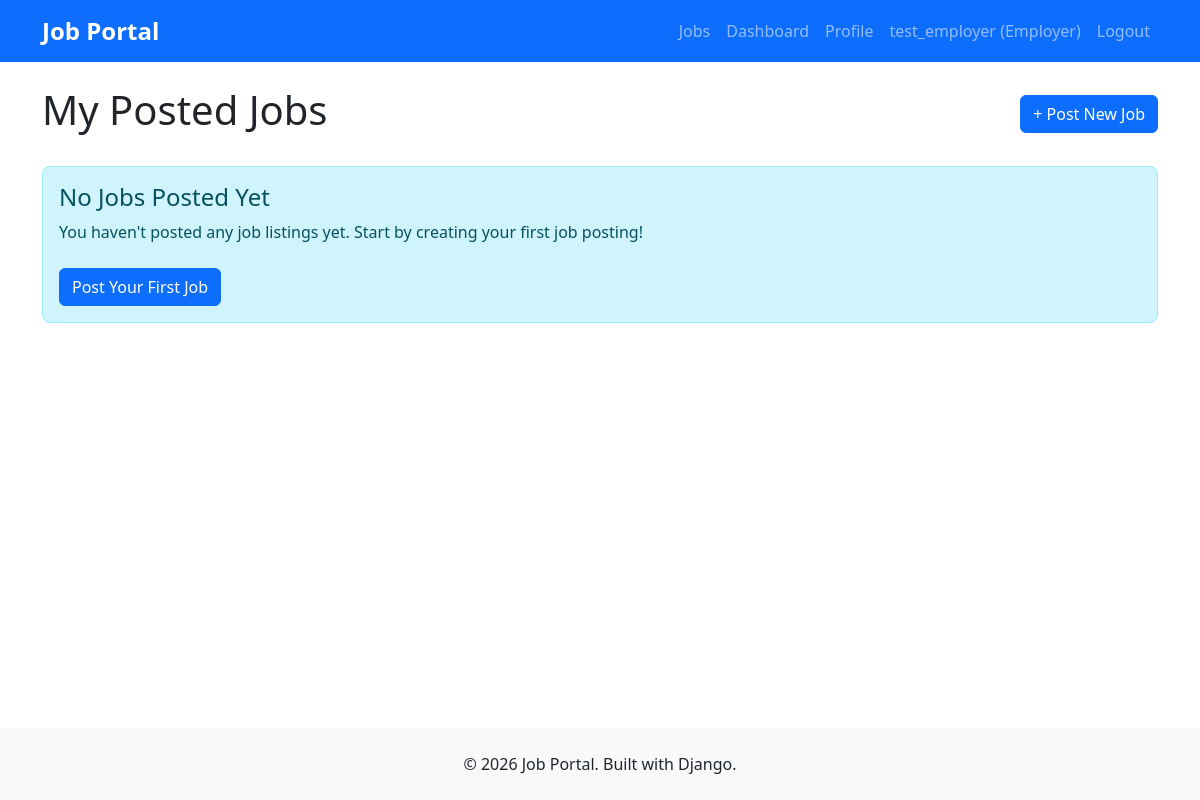
/jobs/my-jobs/ (signed in), run on an earlier commit of the app's database.
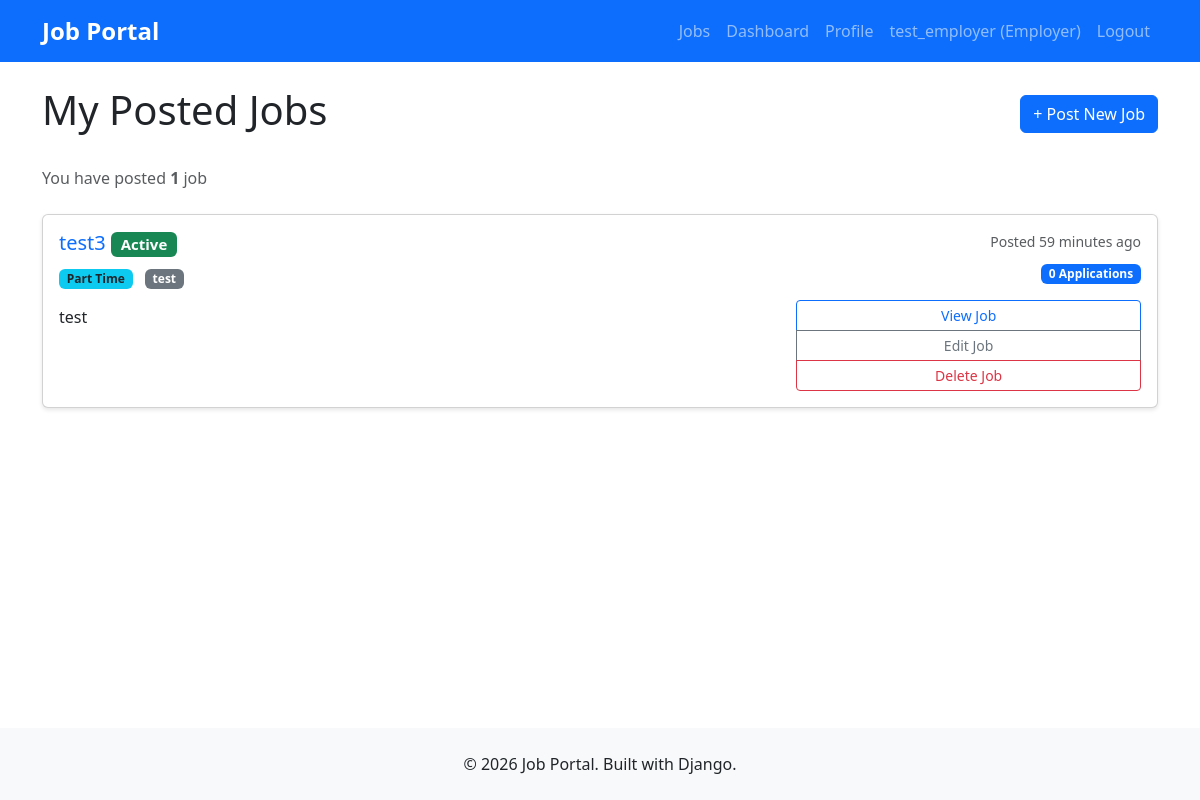
And on a later commit of the database.
### jobs/models.py (models this page shows)
class Job(models.Model):
    JOB_TYPES = (
        ('full_time', 'Full Time'),
        ('part_time', 'Part Time'),
        ('contract', 'Contract'),
        ('internship', 'Internship'),
    )
    employer = models.ForeignKey(User, on_delete=models.CASCADE)
    title = models.CharField(max_length=200)
    description = models.TextField()
    requirements = models.TextField()
    location = models.CharField(max_length=200)
    job_type = models.CharField(max_length=20, choices=JOB_TYPES)
    salary_min = models.DecimalField(max_digits=10, decimal_places=2, null=True, blank=True)
    salary_max = models.DecimalField(max_digits=10, decimal_places=2, null=True, blank=True)
    is_active = models.BooleanField(default=True)
    created_at = models.DateTimeField(auto_now_add=True)
    updated_at = models.DateTimeField(auto_now=True)
    class Meta:
        db_table = 'jobs'
        ordering = ['-created_at']

### jobs/views.py (the view)
# urls.py: path('my-jobs/', views.my_jobs_view, name='my_jobs'),
@login_required
def my_jobs_view(request):
    if request.user.user_type != 'employer':
        messages.error(request, 'Only employers can view posted jobs.')
        return redirect('users:dashboard')
    jobs = Job.objects.filter(employer=request.user).order_by('-created_at')
    for job in jobs:
        job.application_count = Application.objects.filter(job=job).count()
    context = {
        'jobs': jobs,
    }
    return render(request, 'jobs/my_jobs.html', context)

### templates/jobs/my_jobs.html (shortened to what the changed rows need)
{% extends 'base.html' %}
{% block content %}
<div class="row">
    <div class="col-12">
        <div class="d-flex justify-content-between align-items-center mb-4">
            <h1>My Posted Jobs</h1>
            <a href="{% url 'jobs:post_job' %}" class="btn btn-primary">
            </a>
        </div>
        {% if jobs %}
            <p class="text-muted mb-4">
                You have posted <strong>{{ jobs.count }}</strong> job{{ jobs.count|pluralize }}
            </p>
            <div class="row">
                {% for job in jobs %}
                    <div class="col-12 mb-3">
                        <div class="card {% if not job.is_active %}border-secondary{% endif %}">
                            <div class="card-body">
                                <div class="row">
                                    <div class="col-md-8">
                                        <h5 class="card-title">
                                            <a href="{% url 'jobs:job_detail' job.pk %}" class="text-decoration-none">
                                                {{ job.title }}
                                            </a>
                                            {% if not job.is_active %}
                                                <span class="badge bg-secondary">Inactive</span>
                                            {% else %}
                                                <span class="badge bg-success">Active</span>
                                            {% endif %}
                                        </h5>
                                        <p class="card-text">
                                            <span class="badge bg-info text-dark me-2">{{ job.get_job_type_display }}</span>
                                            <span class="badge bg-secondary">{{ job.location }}</span>
                                        </p>
                                        <p class="card-text text-truncate" style="max-width: 600px;">
                                            {{ job.description|truncatewords:30 }}
                                        </p>
                                    </div>
                                    <div class="col-md-4 text-end">
                                        <p class="text-muted small mb-2">
                                            Posted {{ job.created_at|timesince }} ago
                                        </p>
                                        <div class="mb-3">
                                            <span class="badge bg-primary">
                                                {{ job.application_count }} Application{{ job.application_count|pluralize }}
                                            </span>
                                        </div>
                                        <div class="btn-group-vertical w-100" role="group">
                                            <a href="{% url 'jobs:job_detail' job.pk %}" class="btn btn-sm btn-outline-primary">
                                                View Job
                                            </a>
                                            <a href="{% url 'jobs:edit_job' job.pk %}" class="btn btn-sm btn-outline-secondary">
                                                Edit Job
                                            </a>
                                            <a href="{% url 'jobs:delete_job' job.pk %}" class="btn btn-sm btn-outline-danger">
                                                Delete Job
                                            </a>
                                        </div>
                                    </div>
                                </div>
                            </div>
                        </div>
                    </div>
                {% endfor %}
            </div>
        {% else %}
            <div class="alert alert-info">
                <h4>No Jobs Posted Yet</h4>
                <p>You haven't posted any job listings yet. Start by creating your first job posting!</p>
                <a href="{% url 'jobs:post_job' %}" class="btn btn-primary mt-2">
                    Post Your First Job
                </a>
            </div>
        {% endif %}
    </div>
</div>
{% endblock %}

What changed in the data, as far as the page shows it:
added Job: title "test3", is_active "Active", job_type "Part Time", location "test", description "test", created_at "59 minutes", application_count "0"
Also different on the page:
{{ jobs.count }}: (not shown) → "1"
text no longer shown: "No Jobs Posted Yet You haven't posted any job listings yet. Start by creating your first job posting! Post Your First Job"
text now shown: "You have posted job"
